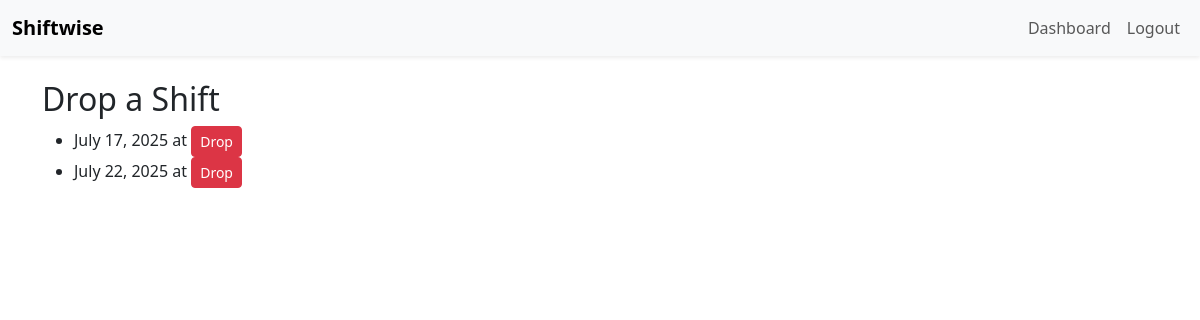
Page /my-shifts/drop/ (signed in) on the earlier database version.
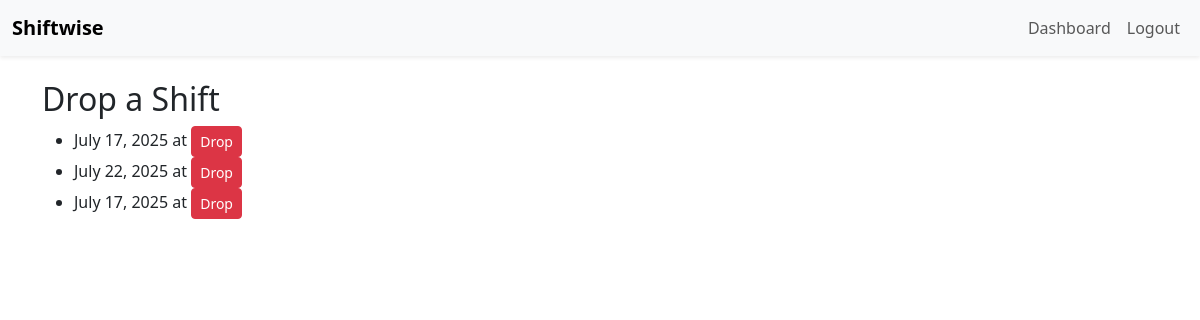
Same page on the later database version.
### shifts/models.py (models this page shows, shortened)
class Shift(models.Model):
    user = models.ForeignKey(User, on_delete=models.CASCADE, null=True, blank=True)
    date = models.DateField()
    start_time = models.TimeField()
    end_time = models.TimeField()
    is_dropped = models.BooleanField(default=False)
    is_approved = models.BooleanField(default=True)

### shifts/views.py (the view)
# urls.py: path('my-shifts/drop/',         views.drop_shift_list,       name='drop_shift_list'),
@login_required
def drop_shift_list(request):
    shifts = Shift.objects.filter(user=request.user, is_dropped=False)
    return render(request, 'shifts/drop_shift_page.html', {'shifts': shifts})

### shifts/templates/shifts/drop_shift_page.html (shortened to what this page needs)
{% extends 'shifts/base.html' %}
{% block content %}
  <h2>Drop a Shift</h2>
  <ul>
    {% for shift in shifts %}
      <li>
        {{ shift.date }} at {{ shift.time }}
        <form action="{% url 'drop_shift' shift.id %}" method="post" style="display:inline;">
          <button type="submit" class="btn btn-danger btn-sm">Drop</button>
        </form>
      </li>
    {% empty %}
      <li>No assigned shifts found.</li>
    {% endfor %}
  </ul>
{% endblock %}

### shifts/templates/shifts/base.html (shortened to what this page needs)
<!DOCTYPE html>
<html lang="en">
<head>
    <link
            rel="stylesheet"
            href="https://cdn.jsdelivr.net/npm/bootstrap@5.3.0/dist/css/bootstrap.min.css"
    />
    <link
            rel="stylesheet"
            href="https://cdn.jsdelivr.net/npm/fullcalendar@6.1.8/index.global.min.css"
    />
</head>
<body>
<nav class="navbar navbar-expand-lg navbar-light bg-light mb-4 shadow-sm">
    <div class="container-fluid">
        <a class="navbar-brand fw-bold" href="{% url 'dashboard' %}">Shiftwise</a>
        <div class="collapse navbar-collapse" id="navbarNav">
            <ul class="navbar-nav ms-auto mb-2 mb-lg-0">
                {% if user.is_authenticated %}
                <li class="nav-item"><a class="nav-link" href="{% url 'dashboard' %}">Dashboard</a></li>
                <li class="nav-item">
                    <form method="post" action="{% url 'logout' %}" class="d-inline">
                        <button type="submit" class="btn nav-link px-2">Logout</button>
                    </form>
                </li>
                {% else %}
                <li class="nav-item"><a class="nav-link" href="{% url 'login' %}">Login</a></li>
                <li class="nav-item"><a class="nav-link" href="{% url 'register' %}">Register</a></li>
                {% endif %}
            </ul>
        </div>
    </div>
</nav>
<div class="container">
        {% block content %}
        {% endblock %}
    </div>
</body>
</html>

Differences in the rows shown:
added Shift: date "July 17, 2025"
